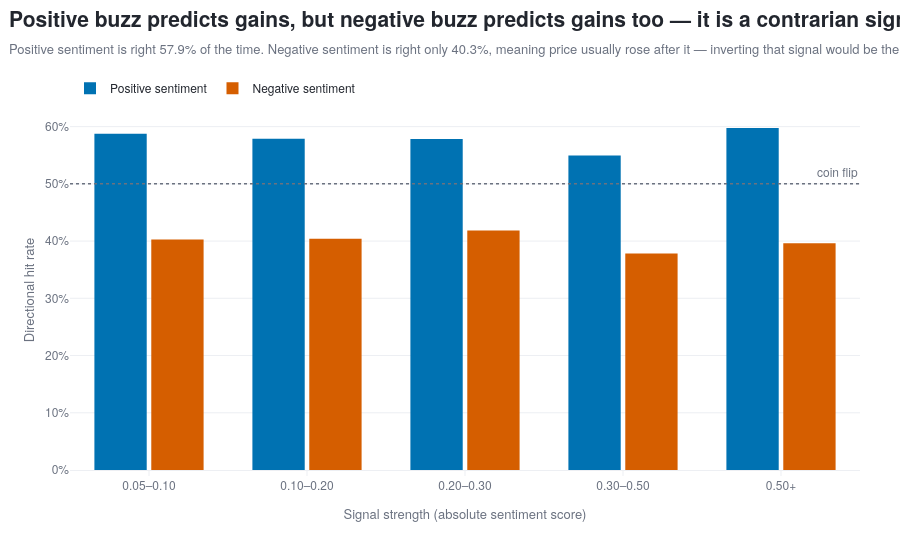

The notebook cell this image was saved under:
### Code cell
fig = go.Figure()
for direction, colour in [('Positive sentiment', POS), ('Negative sentiment', NEG)]:
    d = asym[asym.dir == direction]
    fig.add_trace(go.Bar(
        x=d.band.astype(str), y=d.hit, name=direction,
        marker_color=colour, customdata=d.n,
        hovertemplate=('<b>'+direction+'</b><br>strength %{x}'
                       '<br>hit rate %{y:.1%}<br>%{customdata:,} signals<extra></extra>')))

fig.add_hline(y=0.5, line_color=MUTED, line_width=1.5, line_dash='dot')
fig.add_annotation(x=len(labels)-0.5, y=0.5, text='coin flip', showarrow=False,
                   yshift=12, xanchor='right', font=dict(color=MUTED, size=12))

fig.update_layout(barmode='group', bargap=0.28, bargroupgap=0.08,
                  legend=dict(orientation='h', y=1.02, x=0, yanchor='bottom'))
fig.update_xaxes(title='Signal strength (absolute sentiment score)')
fig.update_yaxes(title='Directional hit rate', tickformat='.0%')

pos_rate = float(overall.loc['Positive sentiment','mean'])
neg_rate = float(overall.loc['Negative sentiment','mean'])
gap = abs(neg_rate - pos_rate) * 100

# A rate below 50% is not weak prediction, it is inverse prediction: the price
# reliably moved the opposite way to the sentiment.
if neg_rate < 0.5 < pos_rate:
    headline = (f'Positive buzz predicts gains, but negative buzz predicts gains too '
                f'— it is a contrarian signal')
    sub = (f'Positive sentiment is right {pos_rate:.1%} of the time. Negative sentiment '
           f'is right only {neg_rate:.1%}, meaning price usually rose after it — '
           f'inverting that signal would be the profitable trade')
elif pos_rate < 0.5 < neg_rate:
    headline = 'Negative buzz predicts direction; positive buzz is contrarian'
    sub = (f'Negative sentiment is right {neg_rate:.1%} of the time while positive '
           f'sentiment is right only {pos_rate:.1%}')
else:
    stronger = 'Negative' if neg_rate > pos_rate else 'Positive'
    headline = f'{stronger} sentiment is the more reliable signal, by {gap:.1f} points'
    sub = ('Hit rate by signal strength, split by direction. Comparing within strength '
           'bands controls for one side producing more extreme scores')

titled(fig, headline, sub, height=540)
fig.show()

print(f'Positive signals: {pos_rate:.1%} on {int(overall.loc["Positive sentiment","size"]):,}')
print(f'Negative signals: {neg_rate:.1%} on {int(overall.loc["Negative sentiment","size"]):,}')

### Figure 1 — Plotly figure (JSON) as saved in the notebook; plotly's stock layout.template omitted (floating-point values rounded to 4 significant figures)
{"data": [{"customdata": [8329, 10150, 4578, 3760, 2895], "hovertemplate": "<b>Positive sentiment</b><br>strength %{x}<br>hit rate %{y:.1%}<br>%{customdata:,} signals<extra></extra>", "marker": {"color": "#0072B2"}, "name": "Positive sentiment", "type": "bar", "x": ["0.05–0.10", "0.10–0.20", "0.20–0.30", "0.30–0.50", "0.50+"], "y": [0.5876, 0.5789, 0.5782, 0.5497, 0.5976]}, {"customdata": [4138, 3161, 1071, 587, 53], "hovertemplate": "<b>Negative sentiment</b><br>strength %{x}<br>hit rate %{y:.1%}<br>%{customdata:,} signals<extra></extra>", "marker": {"color": "#D55E00"}, "name": "Negative sentiment", "type": "bar", "x": ["0.05–0.10", "0.10–0.20", "0.20–0.30", "0.30–0.50", "0.50+"], "y": [0.4029, 0.404, 0.4183, 0.3782, 0.3962]}], "layout": {"annotations": [{"font": {"color": "#6B7280", "size": 12}, "showarrow": false, "text": "coin flip", "x": 4.5, "xanchor": "right", "y": 0.5, "yshift": 12}], "bargap": 0.28, "bargroupgap": 0.08, "barmode": "group", "height": 540, "legend": {"orientation": "h", "x": 0, "y": 1.02, "yanchor": "bottom"}, "shapes": [{"line": {"color": "#6B7280", "dash": "dot", "width": 1.5}, "type": "line", "x0": 0, "x1": 1, "xref": "x domain", "y0": 0.5, "y1": 0.5, "yref": "y"}], "title": {"text": "<b>Positive buzz predicts gains, but negative buzz predicts gains too — it is a contrarian signal</b><br><span style='font-size:13px;color:#6B7280'>Positive sentiment is right 57.9% of the time. Negative sentiment is right only 40.3%, meaning price usually rose after it — inverting that signal would be the profitable trade</span>"}, "xaxis": {"title": {"text": "Signal strength (absolute sentiment score)"}}, "yaxis": {"tickformat": ".0%", "title": {"text": "Directional hit rate"}}}}
